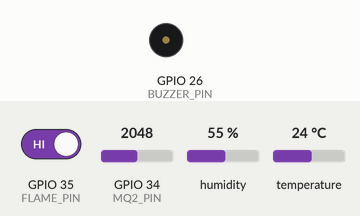
Bench run of a sketch on a simulated ESP32. Shown: buzzer (waves = sounding, pin HIGH). Inputs (shaded band) come from the test bench; at power-on: GPIO 34 (MQ2_PIN) = 2048, GPIO 35 (FLAME_PIN) HIGH, humidity 55 %, temperature 24 °C (analog values on the 0–4095 scale). WiFi joins after 1.5 s; servers stay silent unless stated; uploads are accepted with an empty reply; what the sketch prints to the serial monitor is not drawn.

Above: at 0.1 s.
At 21.6 s:
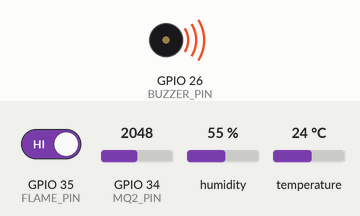
Timing chart, 0 to 23.1 s (numbered marks = the images above):
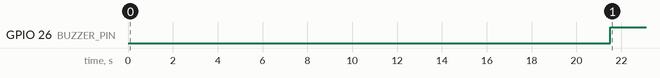

Measured:
- by itself, GPIO 26 (BUZZER_PIN): LOW → HIGH at 21.5 s

The sketch:

lifeguard_esp32.ino
```cpp
/*
  LifeGuard AI - ESP32 sensor node
  Reads DHT22, MQ-2, flame sensor, drives the buzzer, and sends the
  readings to the Spring Boot backend over Wi-Fi (HTTP POST, JSON).

  Libraries needed (Library Manager): "DHT sensor library" and
  "Adafruit Unified Sensor". WiFi and HTTPClient come with the ESP32 package.
*/
#include <WiFi.h>
#include <HTTPClient.h>
#include "DHT.h"

// ---------- CHANGE THESE THREE ----------
const char* WIFI_SSID  = "YOUR_WIFI_NAME";
const char* WIFI_PASS  = "YOUR_WIFI_PASSWORD";
// IP address of the laptop running Spring Boot (Windows: run `ipconfig`, use IPv4 Address)
const char* SERVER_URL = "http://192.168.1.50:8080/api/readings";

// ---------- Pins ----------
#define DHT_PIN     32
#define MQ2_PIN     34
#define FLAME_PIN   35
#define BUZZER_PIN  26

// ---------- Local alarm limits (buzzer works even if Wi-Fi is down) ----------
#define TEMP_LIMIT  50.0
#define GAS_LIMIT   2000

DHT dht(DHT_PIN, DHT22);

unsigned long lastSend = 0;
const unsigned long SEND_INTERVAL = 3000;   // every 3 seconds

void connectWiFi() {
  Serial.printf("Connecting to Wi-Fi '%s'", WIFI_SSID);
  WiFi.mode(WIFI_STA);
  WiFi.begin(WIFI_SSID, WIFI_PASS);

  unsigned long start = millis();
  while (WiFi.status() != WL_CONNECTED && millis() - start < 20000) {
    delay(500);
    Serial.print(".");
  }
  if (WiFi.status() == WL_CONNECTED) {
    Serial.print("\nConnected. ESP32 IP: ");
    Serial.println(WiFi.localIP());
  } else {
    Serial.println("\nWi-Fi failed. Will retry.");
  }
}

void setup() {
  Serial.begin(115200);
  dht.begin();
  pinMode(FLAME_PIN, INPUT);
  pinMode(BUZZER_PIN, OUTPUT);
  digitalWrite(BUZZER_PIN, LOW);
  analogReadResolution(12);

  connectWiFi();

  Serial.println("MQ-2 warming up (20 seconds)...");
  delay(20000);
  Serial.println("System ready.");
}

void loop() {
  if (millis() - lastSend < SEND_INTERVAL) return;
  lastSend = millis();

  // 1. Read sensors
  float temp = dht.readTemperature();
  float hum  = dht.readHumidity();
  int gas    = analogRead(MQ2_PIN);
  bool flame = (digitalRead(FLAME_PIN) == LOW);   // LOW = flame detected
  bool dhtOk = !(isnan(temp) || isnan(hum));

  // 2. Local buzzer
  bool danger = flame || (gas > GAS_LIMIT) || (dhtOk && temp > TEMP_LIMIT);
  digitalWrite(BUZZER_PIN, danger ? HIGH : LOW);

  Serial.printf("T=%.1f H=%.1f Gas=%d Flame=%s\n",
                dhtOk ? temp : -1.0, dhtOk ? hum : -1.0, gas, flame ? "YES" : "no");

  // 3. Make sure Wi-Fi is still connected
  if (WiFi.status() != WL_CONNECTED) {
    connectWiFi();
    if (WiFi.status() != WL_CONNECTED) return;
  }

  // 4. Send JSON to Spring Boot
  String json = "{";
  json += "\"temperature\":" + (dhtOk ? String(temp, 1) : String("null"));
  json += ",\"humidity\":"   + (dhtOk ? String(hum, 1)  : String("null"));
  json += ",\"gas\":" + String(gas);
  json += ",\"flame\":" + String(flame ? "true" : "false");
  json += "}";

  HTTPClient http;
  http.begin(SERVER_URL);
  http.addHeader("Content-Type", "application/json");
  int code = http.POST(json);
  Serial.printf("Server replied: %d\n", code);   // 200 = OK
  http.end();
}
```
